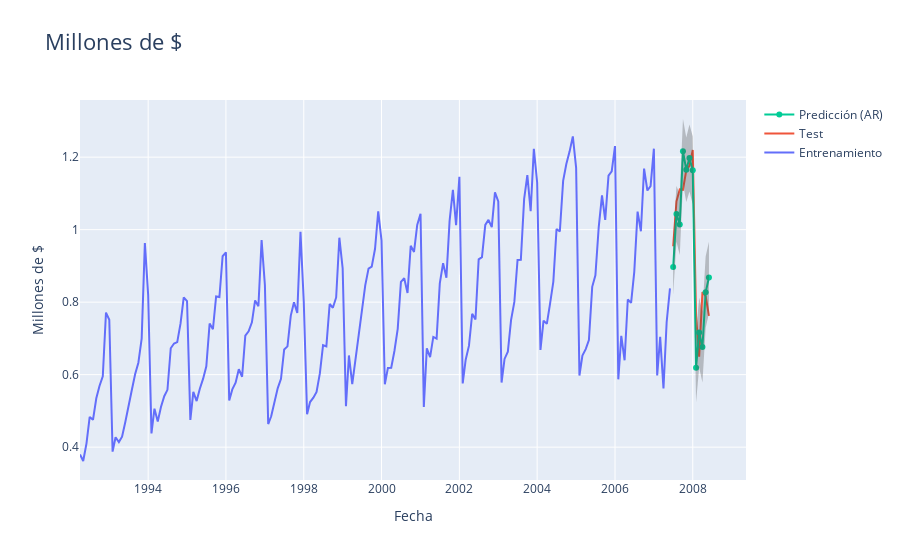

The notebook cell saved with this chart:
### Code cell
import plotly.graph_objects as go
fig = go.Figure()

fig.add_trace(go.Scatter(
    x=df_train.index,
    y=df_train['venta_h02'],
    name="Entrenamiento",
    mode="lines"
    ))

fig.add_trace(go.Scatter(
    x=df_test.index,
    y=df_test['venta_h02'],
    name="Test",
    mode="lines"
    ))

fig.add_trace(go.Scatter(
    x=pred_ar.index,
    y=pred_ar,
    name="Predicción (AR)",
    mode="markers+lines"
    ))

fig.add_trace(go.Scatter(
    x=conf_ar.index,
    y=conf_ar['lower'],
    name="lower",
    mode="lines",
    line=dict(width=0),
    showlegend=False
    ))

fig.add_trace(go.Scatter(
    x=conf_ar.index,
    y=conf_ar['upper'],
    name="upper",
    mode="lines",
    line=dict(width=0),
    showlegend=False,
    fillcolor='rgba(68, 68, 68, 0.3)',
    fill='tonexty'
    ))

fig.update_layout(title="Millones de $",
                  title_font_size=22,
                  xaxis_title = 'Fecha',
                  yaxis_title= 'Millones de $'
                  )

fig.show()

### Figure 1 — Plotly figure (JSON) as saved in the notebook; plotly's stock layout.template omitted (floating-point values rounded to 4 significant figures; data arrays with more than 128 entries replaced by an {"elided": "..."} marker saying what was removed)
{"data": [{"mode": "lines", "name": "Entrenamiento", "type": "scatter", "x": {"elided": "183 str values"}, "y": {"elided": "183 float values"}}, {"mode": "lines", "name": "Test", "type": "scatter", "x": ["2007-07-01T00:00:00", "2007-08-01T00:00:00", "2007-09-01T00:00:00", "2007-10-01T00:00:00", "2007-11-01T00:00:00", "2007-12-01T00:00:00", "2008-01-01T00:00:00", "2008-02-01T00:00:00", "2008-03-01T00:00:00", "2008-04-01T00:00:00", "2008-05-01T00:00:00", "2008-06-01T00:00:00"], "y": [0.9541, 1.078, 1.111, 1.11, 1.164, 1.177, 1.22, 0.7618, 0.6494, 0.8279, 0.8163, 0.7621]}, {"mode": "markers+lines", "name": "Predicción (AR)", "type": "scatter", "x": ["2007-07-01T00:00:00", "2007-08-01T00:00:00", "2007-09-01T00:00:00", "2007-10-01T00:00:00", "2007-11-01T00:00:00", "2007-12-01T00:00:00", "2008-01-01T00:00:00", "2008-02-01T00:00:00", "2008-03-01T00:00:00", "2008-04-01T00:00:00", "2008-05-01T00:00:00", "2008-06-01T00:00:00"], "y": [0.8967, 1.043, 1.014, 1.217, 1.165, 1.198, 1.164, 0.6191, 0.716, 0.6762, 0.8273, 0.8679]}, {"line": {"width": 0}, "mode": "lines", "name": "lower", "showlegend": false, "type": "scatter", "x": ["2007-07-01T00:00:00", "2007-08-01T00:00:00", "2007-09-01T00:00:00", "2007-10-01T00:00:00", "2007-11-01T00:00:00", "2007-12-01T00:00:00", "2008-01-01T00:00:00", "2008-02-01T00:00:00", "2008-03-01T00:00:00", "2008-04-01T00:00:00", "2008-05-01T00:00:00", "2008-06-01T00:00:00"], "y": [0.82, 0.9667, 0.9301, 1.128, 1.076, 1.105, 1.07, 0.5238, 0.6196, 0.5781, 0.7288, 0.7694]}, {"fill": "tonexty", "fillcolor": "rgba(68, 68, 68, 0.3)", "line": {"width": 0}, "mode": "lines", "name": "upper", "showlegend": false, "type": "scatter", "x": ["2007-07-01T00:00:00", "2007-08-01T00:00:00", "2007-09-01T00:00:00", "2007-10-01T00:00:00", "2007-11-01T00:00:00", "2007-12-01T00:00:00", "2008-01-01T00:00:00", "2008-02-01T00:00:00", "2008-03-01T00:00:00", "2008-04-01T00:00:00", "2008-05-01T00:00:00", "2008-06-01T00:00:00"], "y": [0.9733, 1.12, 1.098, 1.305, 1.254, 1.29, 1.257, 0.7144, 0.8125, 0.7744, 0.9258, 0.9664]}], "layout": {"title": {"font": {"size": 22}, "text": "Millones de $"}, "xaxis": {"title": {"text": "Fecha"}}, "yaxis": {"title": {"text": "Millones de $"}}}}
